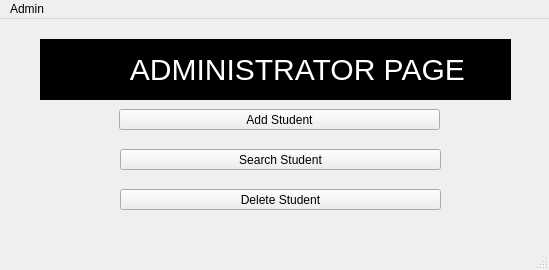
<?xml version="1.0" encoding="UTF-8"?>
<ui version="4.0">
 <class>MainWindow</class>
 <widget class="QMainWindow" name="MainWindow">
  <property name="geometry">
   <rect>
    <x>0</x>
    <y>0</y>
    <width>549</width>
    <height>270</height>
   </rect>
  </property>
  <property name="windowTitle">
   <string>MainWindow</string>
  </property>
  <widget class="QWidget" name="centralwidget">
   <widget class="QLabel" name="label">
    <property name="geometry">
     <rect>
      <x>40</x>
      <y>20</y>
      <width>471</width>
      <height>61</height>
     </rect>
    </property>
    <property name="styleSheet">
     <string notr="true">QLabel{
font-size:30px;
color: white;
background: black;
}</string>
    </property>
    <property name="text">
     <string>           ADMINISTRATOR PAGE</string>
    </property>
   </widget>
   <widget class="QPushButton" name="pushButton">
    <property name="geometry">
     <rect>
      <x>119</x>
      <y>90</y>
      <width>321</width>
      <height>21</height>
     </rect>
    </property>
    <property name="text">
     <string>Add Student</string>
    </property>
   </widget>
   <widget class="QPushButton" name="pushButton_2">
    <property name="geometry">
     <rect>
      <x>120</x>
      <y>130</y>
      <width>321</width>
      <height>21</height>
     </rect>
    </property>
    <property name="text">
     <string>Search Student</string>
    </property>
   </widget>
   <widget class="QPushButton" name="pushButton_3">
    <property name="geometry">
     <rect>
      <x>120</x>
      <y>170</y>
      <width>321</width>
      <height>21</height>
     </rect>
    </property>
    <property name="text">
     <string>Delete Student</string>
    </property>
   </widget>
  </widget>
  <widget class="QMenuBar" name="menubar">
   <property name="geometry">
    <rect>
     <x>0</x>
     <y>0</y>
     <width>549</width>
     <height>17</height>
    </rect>
   </property>
   <widget class="QMenu" name="menuTeacher">
    <property name="title">
     <string>Admin</string>
    </property>
   </widget>
   <addaction name="menuTeacher"/>
  </widget>
  <widget class="QStatusBar" name="statusbar"/>
 </widget>
 <resources/>
 <connections/>
</ui>
